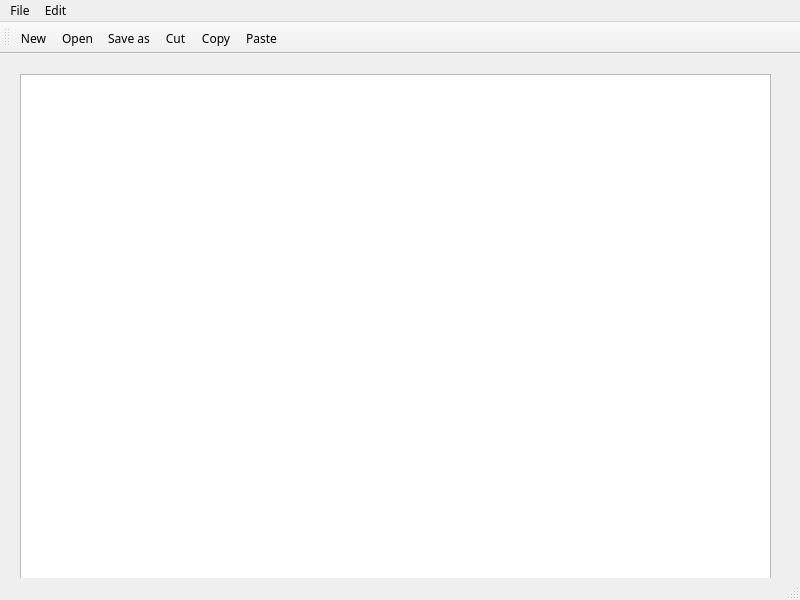
<?xml version="1.0" encoding="UTF-8"?>
<ui version="4.0">
 <class>MainWindow</class>
 <widget class="QMainWindow" name="MainWindow">
  <property name="windowModality">
   <enum>Qt::NonModal</enum>
  </property>
  <property name="geometry">
   <rect>
    <x>0</x>
    <y>0</y>
    <width>800</width>
    <height>600</height>
   </rect>
  </property>
  <property name="font">
   <font>
    <family>Poppins</family>
    <pointsize>9</pointsize>
    <weight>50</weight>
    <bold>false</bold>
   </font>
  </property>
  <property name="windowTitle">
   <string>QT Notes</string>
  </property>
  <property name="tabShape">
   <enum>QTabWidget::Rounded</enum>
  </property>
  <widget class="QWidget" name="centralwidget">
   <widget class="QWidget" name="verticalLayoutWidget">
    <property name="geometry">
     <rect>
      <x>20</x>
      <y>20</y>
      <width>751</width>
      <height>521</height>
     </rect>
    </property>
    <layout class="QVBoxLayout" name="verticalLayout">
     <item>
      <widget class="QTextEdit" name="textEdit"/>
     </item>
    </layout>
   </widget>
  </widget>
  <widget class="QMenuBar" name="menubar">
   <property name="geometry">
    <rect>
     <x>0</x>
     <y>0</y>
     <width>800</width>
     <height>27</height>
    </rect>
   </property>
   <widget class="QMenu" name="menuFile">
    <property name="title">
     <string>File</string>
    </property>
    <addaction name="actionNew"/>
    <addaction name="actionOpen"/>
    <addaction name="actionSave_as"/>
    <addaction name="actionPrint"/>
    <addaction name="actionExit"/>
   </widget>
   <widget class="QMenu" name="menuEdit">
    <property name="title">
     <string>Edit</string>
    </property>
    <addaction name="actionCut"/>
    <addaction name="actionCopy"/>
    <addaction name="actionPaste"/>
    <addaction name="actionUndo"/>
    <addaction name="actionRedo"/>
   </widget>
   <addaction name="menuFile"/>
   <addaction name="menuEdit"/>
  </widget>
  <widget class="QStatusBar" name="statusbar"/>
  <widget class="QToolBar" name="toolBar">
   <property name="windowTitle">
    <string>toolBar</string>
   </property>
   <property name="layoutDirection">
    <enum>Qt::LeftToRight</enum>
   </property>
   <property name="iconSize">
    <size>
     <width>16</width>
     <height>16</height>
    </size>
   </property>
   <attribute name="toolBarArea">
    <enum>TopToolBarArea</enum>
   </attribute>
   <attribute name="toolBarBreak">
    <bool>false</bool>
   </attribute>
   <addaction name="actionNew"/>
   <addaction name="actionOpen"/>
   <addaction name="actionSave_as"/>
   <addaction name="actionCut"/>
   <addaction name="actionCopy"/>
   <addaction name="actionPaste"/>
  </widget>
  <action name="actionNew">
   <property name="icon">
    <iconset resource="Resources.qrc">
     <normaloff>:/images/C:/Users/my/Downloads/pen.png</normaloff>:/images/C:/Users/my/Downloads/pen.png</iconset>
   </property>
   <property name="text">
    <string>New</string>
   </property>
   <property name="shortcut">
    <string>Ctrl+Shift+N</string>
   </property>
  </action>
  <action name="actionOpen">
   <property name="icon">
    <iconset>
     <normalon>:/images/C:/Users/my/Downloads/folder.png</normalon>
    </iconset>
   </property>
   <property name="text">
    <string>Open</string>
   </property>
   <property name="shortcut">
    <string>Ctrl+O</string>
   </property>
  </action>
  <action name="actionSave_as">
   <property name="icon">
    <iconset resource="Resources.qrc">
     <normaloff>:/images/C:/Users/my/Downloads/diskette.png</normaloff>:/images/C:/Users/my/Downloads/diskette.png</iconset>
   </property>
   <property name="text">
    <string>Save as</string>
   </property>
   <property name="shortcut">
    <string>Ctrl+Shift+S</string>
   </property>
  </action>
  <action name="actionPrint">
   <property name="text">
    <string>Print</string>
   </property>
   <property name="shortcut">
    <string>Ctrl+P</string>
   </property>
  </action>
  <action name="actionExit">
   <property name="text">
    <string>Exit</string>
   </property>
   <property name="shortcut">
    <string>Ctrl+Q</string>
   </property>
  </action>
  <action name="actionCut">
   <property name="icon">
    <iconset resource="Resources.qrc">
     <normaloff>:/images/C:/Users/my/Downloads/scissors.png</normaloff>:/images/C:/Users/my/Downloads/scissors.png</iconset>
   </property>
   <property name="text">
    <string>Cut</string>
   </property>
   <property name="shortcut">
    <string>Ctrl+X</string>
   </property>
  </action>
  <action name="actionCopy">
   <property name="icon">
    <iconset resource="Resources.qrc">
     <normaloff>:/images/C:/Users/my/Downloads/archives.png</normaloff>:/images/C:/Users/my/Downloads/archives.png</iconset>
   </property>
   <property name="text">
    <string>Copy</string>
   </property>
   <property name="shortcut">
    <string>Ctrl+C</string>
   </property>
  </action>
  <action name="actionPaste">
   <property name="icon">
    <iconset resource="Resources.qrc">
     <normaloff>:/images/C:/Users/my/Downloads/paste.png</normaloff>:/images/C:/Users/my/Downloads/paste.png</iconset>
   </property>
   <property name="text">
    <string>Paste</string>
   </property>
   <property name="shortcut">
    <string>Ctrl+V</string>
   </property>
  </action>
  <action name="actionUndo">
   <property name="text">
    <string>Undo</string>
   </property>
   <property name="shortcut">
    <string>Ctrl+Z</string>
   </property>
  </action>
  <action name="actionRedo">
   <property name="text">
    <string>Redo</string>
   </property>
   <property name="shortcut">
    <string>Ctrl+R</string>
   </property>
  </action>
 </widget>
 <resources>
  <include location="Resources.qrc"/>
 </resources>
 <connections/>
</ui>
